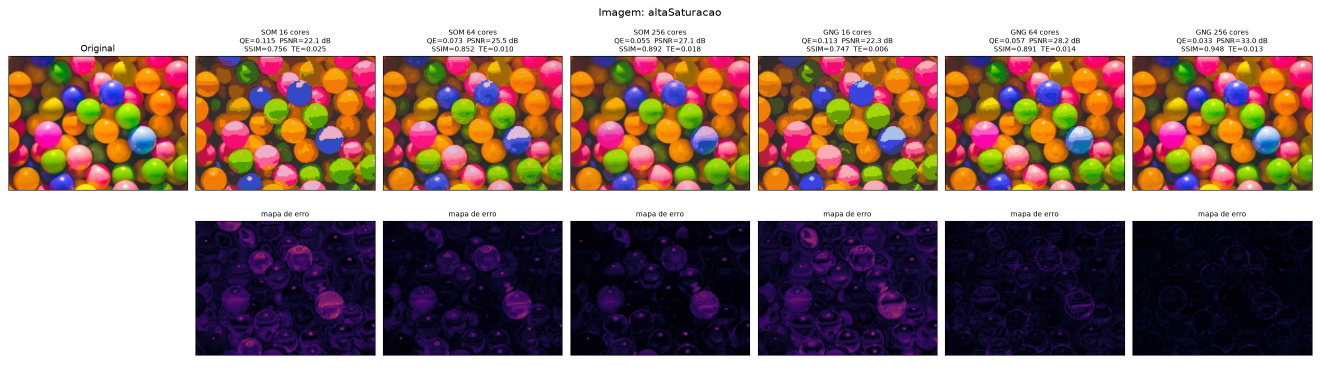
#> input picture Projeto 2 - SOM e GNG/resultados/img_altaSaturacao.png, 2640 x 770 px, given as the content of the folder resultados/img_altaSaturacao.png, which was not available (shown at 1/2 size)
$ python quantizacao_final.py resultados/img_altaSaturacao.png
#> lines starting #> are read from the running program, lines starting #| are printed output that depends on the picture; pictures that were not available may be replaced by others from this repository, and a replacement may not be noted
"""
QUANTIZAÇÃO DE CORES COM MiniSom (SOM) E GNG  -  versão experimental
====================================================================
Uso: python quantizacao_final.py imagens/

Dependências:
    pip install numpy pandas matplotlib pillow minisom scikit-image

Saídas (pasta resultados/):
    resultados_completos.csv   -> TODAS as simulações (imagem x rede x hiperparâmetros)
    melhores_por_imagem.csv    -> melhor configuração de cada (imagem, rede)
    resumo_por_rede.csv        -> média/desvio das 5+ imagens, por rede
    img_<nome>.png             -> avaliação qualitativa (reconstruções + mapas de erro)
    resumo_metricas.png        -> comparação quantitativa SOM x GNG
    hiperparametros.png        -> efeito de cada configuração de hiperparâmetros
"""
import os
import sys
import glob
import time
import itertools
import numpy as np
import pandas as pd
import matplotlib
import matplotlib.pyplot as plt
from PIL import Image
from minisom import MiniSom
from skimage.metrics import structural_similarity


# Arquitetura fixa, apenas hiperparâmetros variam (para estudo de sensibilidade)
SEED = 42
LADO_MENOR = 128  # imagens maiores têm o lado menor reduzido p/ 128 px (treino mais rápido)
LADO_MINIMO = 100  # exigência do trabalho

REDES_SOM = [4, 8, 16]  # grades 4x4, 8x8, 16x16  (16, 64 e 256 neurônios)
REDES_GNG = [16, 64, 256]  # nº máximo de neurônios do GNG

# hiperparâmetros do SOM (MiniSom). sigma = fração * lado da grade
GRADE_SOM = dict(sigma_frac=[0.5, 0.25], lr=[0.1, 0.5, 1.0])
N_ITER_SOM = 20000

# hiperparâmetros do GNG (lam, alpha e d ficam fixos nos valores clássicos)
GRADE_GNG = dict(eps_b=[0.05, 0.2], eps_n=[0.001, 0.006], idade_max=[25, 50])
LAM, ALPHA, D = 100, 0.5, 0.995


# 1) EXTRAÇÃO + NORMALIZAÇÃO MIN-MAX
def carregar_imagem(caminho):
#> called with caminho = '_only/img_altaSaturacao.png'
    im = Image.open(caminho).convert("RGB")
    w, h = im.size
#> w = 2640; h = 770
    if min(w, h) < LADO_MINIMO:
        raise ValueError(f"{caminho}: {w}x{h} é menor que {LADO_MINIMO}x{LADO_MINIMO}")
    if min(w, h) > LADO_MENOR:  # reduz mantendo a proporção
        f = LADO_MENOR / min(w, h)
#> f = 0.166
        im = im.resize((round(w * f), round(h * f)), Image.LANCZOS)
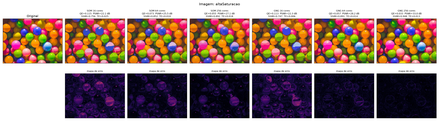
#> im: PIL image 439x128 RGB; mean R, G, B 151.7, 129, 124.6
    return np.asarray(im, dtype=np.float64) / 255.0  # valores em [0,1] (só p/ guardar)


def normalizar_minmax(img):
    """x' = (x - min) / (max - min), calculado separadamente em cada canal R, G, B."""
    mn = img.min(axis=(0, 1))
#> mn = [0, 0, 0]
    mx = img.max(axis=(0, 1))
#> mx = [1, 1, 1]
    return (img - mn) / (mx - mn + 1e-12), mn, mx


def desnormalizar(img_norm, mn, mx):
    """Operação inversa, só para EXIBIR a imagem com as cores originais."""
    return np.clip(img_norm * (mx - mn) + mn, 0, 1)


# 2) FUNÇÕES AUXILIARES
# [13 lines left out: function dois_melhores, not called in this run]


# 3) SOM (biblioteca MiniSom)
def treinar_som(X, lado, sigma_frac, lr, seed):
    sigma = max(1.0, lado * sigma_frac)
    som = MiniSom(lado, lado, 3, sigma=sigma, learning_rate=lr, neighborhood_function="gaussian", random_seed=seed)
    som.random_weights_init(X)  # pesos iniciais = pixels sorteados
    som.train_random(X, N_ITER_SOM)  # treino online
    W = som.get_weights().reshape(-1, 3)  # (lado*lado, 3); índice k = linha*lado + coluna

    # [5 lines left out: function erro_topologico, not called in this run]

    return W, erro_topologico


# 4) GNG (implementação própria)
class GNG:
    # [80 lines left out: functions __init__, treinar, _inserir, treinar_gng, avaliar, not called in this run]


def rodar_imagem(nome, img_norm):
    X = img_norm.reshape(-1, 3)
    linhas, guardadas = [], {}
    # ---- SOM ----
    for lado, sf, lr in itertools.product(REDES_SOM, GRADE_SOM["sigma_frac"], GRADE_SOM["lr"]):
        t0 = time.time()
        W, te = treinar_som(X, lado, sf, lr, SEED)
        m, img_q = avaliar(W, te, X, img_norm)
        hp = f"sigma={max(1.0, lado*sf):g}, lr={lr}"
        linhas.append(dict(imagem=nome, modelo="SOM", neuronios=lado * lado, hiperparametros=hp, tempo_s=time.time() - t0, **m))
        guardadas[("SOM", lado * lado, hp)] = img_q
    # ---- GNG ----
    for n, eb, en, ia in itertools.product(REDES_GNG, GRADE_GNG["eps_b"], GRADE_GNG["eps_n"], GRADE_GNG["idade_max"]):
        t0 = time.time()
        W, te = treinar_gng(X, n, eb, en, ia, SEED)
        m, img_q = avaliar(W, te, X, img_norm)
        hp = f"eps_b={eb}, eps_n={en}, idade_max={ia}"
        linhas.append(dict(imagem=nome, modelo="GNG", neuronios=n, hiperparametros=hp, tempo_s=time.time() - t0, **m))
        guardadas[("GNG", n, hp)] = img_q
    return linhas, guardadas


# 6) AVALIAÇÃO QUALITATIVA E QUANTITATIVA (figuras)
# [110 lines left out: functions figura_qualitativa, figuras_resumo, figura_painel, figura_estilo_referencia, not called in this run]


if __name__ == "__main__":
    print("Executando o arquivo:", os.path.abspath(__file__))  # confirma QUAL arquivo está rodando
    pasta = sys.argv[1] if len(sys.argv) > 1 else "imagens"
    arquivos = sorted(f for ext in ("*.jpg", "*.jpeg", "*.png", "*.bmp", "*.webp")
                      for f in glob.glob(os.path.join(pasta, ext)))
    if len(arquivos) < 5:
        print(f"AVISO: encontrei {len(arquivos)} imagem(ns) em '{pasta}'; o trabalho pede >= 5.")
    if not arquivos:
        sys.exit("Nenhuma imagem encontrada.")
    os.makedirs("resultados", exist_ok=True)

    todas = []
    for arq in arquivos:
        nome = os.path.splitext(os.path.basename(arq))[0]
        img = carregar_imagem(arq)
        img_norm, mn, mx = normalizar_minmax(img)
#> mn = [0, 0, 0]; mx = [1, 1, 1]
        print(f"\n=== {nome}: {img.shape[1]}x{img.shape[0]} px ===")
#| === img_altaSaturacao: 439x128 px ===
        linhas, guardadas = rodar_imagem(nome, img_norm)
#> after the loop in rodar_imagem, `for lado, sf, lr in itertools.product(REDES_SOM, GRADE_SOM["sigma_frac..`: guardadas = 0 items; linhas = []
#> (the run stopped early here; a loop or call above may not have finished)

$ run again, on Projeto 2 - SOM e GNG/resultados/img_retratoHumano.png
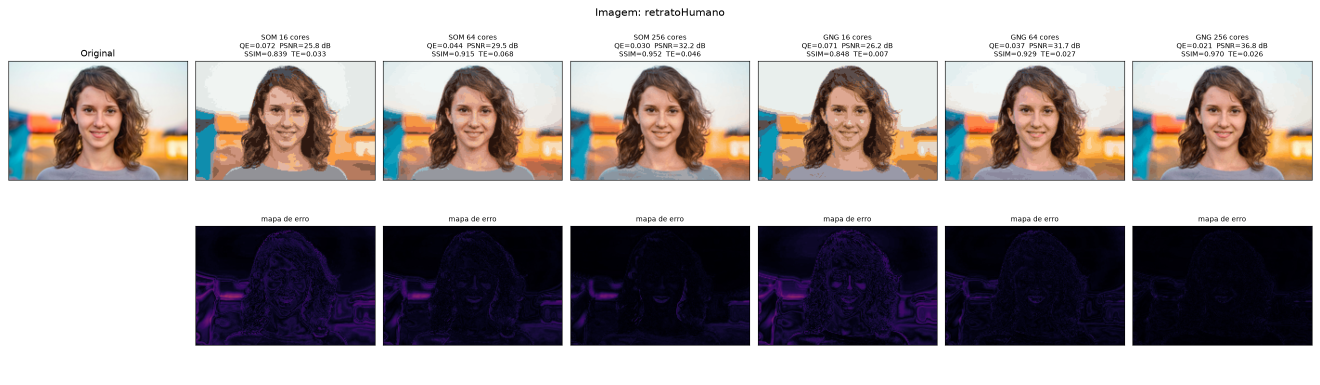
#> input picture Projeto 2 - SOM e GNG/resultados/img_retratoHumano.png, 2640 x 770 px, given as the content of the folder resultados/img_retratoHumano.png, which was not available (shown at 1/2 size)
#> in carregar_imagem, `im = im.resize((round(w * f), round(h * f)), Image.LANCZOS)`:
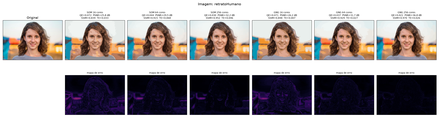
#> im: PIL image 439x128 RGB; mean R, G, B 167.1, 160.6, 161.6
#> in normalizar_minmax, `mn = img.min(axis=(0, 1))`: mn = [0, 0, 0]
#> in normalizar_minmax, `mx = img.max(axis=(0, 1))`: mx = [1, 1, 1]
#> `img_norm, mn, mx = normalizar_minmax(img)`: mn = [0, 0, 0]; mx = [1, 1, 1]
#| === img_retratoHumano: 439x128 px ===
#> after the loop in rodar_imagem, `for lado, sf, lr in itertools.product(REDES_SOM, GRADE_SOM["sigma_frac..`: guardadas = 0 items; linhas = []
